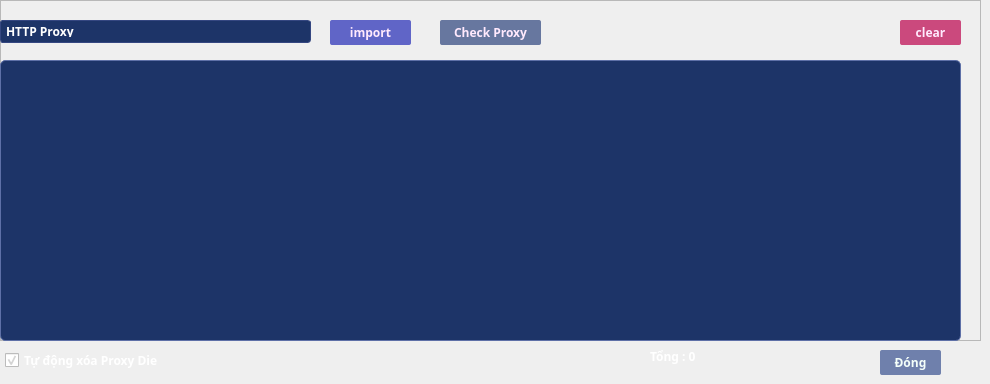
       <widget class="QWidget" name="TabProxy">
        <attribute name="title">
         <string>Nhập Proxy</string>
        </attribute>
        <widget class="QFrame" name="frame_11">
         <property name="geometry">
          <rect>
           <x>0</x>
           <y>0</y>
           <width>981</width>
           <height>341</height>
          </rect>
         </property>
         <property name="styleSheet">
          <string notr="true"/>
         </property>
         <property name="frameShape">
          <enum>QFrame::StyledPanel</enum>
         </property>
         <property name="frameShadow">
          <enum>QFrame::Raised</enum>
         </property>
         <widget class="QComboBox" name="combo_proxy">
          <property name="geometry">
           <rect>
            <x>0</x>
            <y>20</y>
            <width>311</width>
            <height>23</height>
           </rect>
          </property>
          <property name="minimumSize">
           <size>
            <width>0</width>
            <height>0</height>
           </size>
          </property>
          <property name="font">
           <font>
            <family>MesloLGSDZ Nerd Font</family>
            <weight>75</weight>
            <bold>true</bold>
           </font>
          </property>
          <property name="cursor">
           <cursorShape>PointingHandCursor</cursorShape>
          </property>
          <property name="styleSheet">
           <string notr="true">QComboBox{
color: rgb(255, 255, 255);
border-radius:3px;
background-color: rgb(29, 52, 104);
padding:5px;
border:1px solid #354781;
}
QComboBox::drop-down {
	subcontrol-origin: padding;
	subcontrol-position: top right;
	width: 30px; 
	border-left-color: #788dca;
	border-left-style: solid;
	border-top-right-radius: 2px;
	border-bottom-right-radius: 3px;	
	background-position: center;
	background-repeat: no-reperat;
 }



QComboBox QAbstractItemView {
background-color: rgb(29, 52, 104);
	color: rgb(255, 255, 255);
    border: none; /* No border */
	 selection-background-color: #e0e3f7;
    selection-color: rgb(85, 98, 131); /* Selected item text color */
    border-radius: 4px;
}

QComboBox::item {
    background-color: transparent; /* Ensure background is transparent */
   color: rgb(85, 98, 131); /* White text color */
    border-radius: 4px; /* Apply rounded borders */
}

QComboBox::item:selected {
    background-color: rgb(190, 190, 190); /* Light background on selection */
    color: rgb(255, 255, 255); /* Maintain text color */
    border-radius: 4px; /* Ensure rounded borders are applied */
}</string>
          </property>
          <item>
           <property name="text">
            <string>HTTP Proxy</string>
           </property>
          </item>
          <item>
           <property name="text">
            <string>Socks 4 Proxy</string>
           </property>
          </item>
          <item>
           <property name="text">
            <string>Socks 5 Proxy</string>
           </property>
          </item>
          <item>
           <property name="text">
            <string>Free Proxy</string>
           </property>
          </item>
         </widget>
         <widget class="QPushButton" name="item_import">
          <property name="geometry">
           <rect>
            <x>330</x>
            <y>20</y>
            <width>81</width>
            <height>25</height>
           </rect>
          </property>
          <property name="font">
           <font>
            <family>MesloLGMDZ Nerd Font</family>
            <weight>75</weight>
            <bold>true</bold>
           </font>
          </property>
          <property name="cursor">
           <cursorShape>PointingHandCursor</cursorShape>
          </property>
          <property name="styleSheet">
           <string notr="true">

QPushButton{
border:none;
border-radius:2px;
background-color:#6065c7;
color: rgb(255, 233, 253);
}
QPushButton:hover{
border:none;
border-radius:3px;
color: rgb(255, 233, 253);
background-color:#6369ce;
}</string>
          </property>
          <property name="text">
           <string>import</string>
          </property>
         </widget>
         <widget class="QPushButton" name="item_ClearProxy">
          <property name="geometry">
           <rect>
            <x>900</x>
            <y>20</y>
            <width>61</width>
            <height>25</height>
           </rect>
          </property>
          <property name="font">
           <font>
            <family>MesloLGMDZ Nerd Font</family>
            <weight>75</weight>
            <bold>true</bold>
           </font>
          </property>
          <property name="cursor">
           <cursorShape>PointingHandCursor</cursorShape>
          </property>
          <property name="styleSheet">
           <string notr="true">

QPushButton{
border:none;
border-radius:2px;
background-color:#cb497d;
color: rgb(255, 233, 253);
}
QPushButton:hover{
border:none;
border-radius:3px;
color: rgb(255, 233, 253);
background-color: #d34c82;
}</string>
          </property>
          <property name="text">
           <string>clear</string>
          </property>
         </widget>
         <widget class="QPushButton" name="item_CheckProxy">
          <property name="geometry">
           <rect>
            <x>440</x>
            <y>20</y>
            <width>101</width>
            <height>25</height>
           </rect>
          </property>
          <property name="font">
           <font>
            <family>MesloLGMDZ Nerd Font</family>
            <weight>75</weight>
            <bold>true</bold>
           </font>
          </property>
          <property name="cursor">
           <cursorShape>PointingHandCursor</cursorShape>
          </property>
          <property name="styleSheet">
           <string notr="true">

QPushButton{
border:none;
border-radius:2px;
background-color: rgb(103, 119, 159);
color: rgb(255, 233, 253);
}
QPushButton:hover{
border:none;
border-radius:3px;
color: rgb(255, 233, 253);
background-color:#6c7ea7;
}</string>
          </property>
          <property name="text">
           <string>Check Proxy</string>
          </property>
         </widget>
         <widget class="QPlainTextEdit" name="plain_Proxy">
          <property name="geometry">
           <rect>
            <x>0</x>
            <y>60</y>
            <width>961</width>
            <height>281</height>
           </rect>
          </property>
          <property name="minimumSize">
           <size>
            <width>0</width>
            <height>0</height>
           </size>
          </property>
          <property name="maximumSize">
           <size>
            <width>16777215</width>
            <height>16777215</height>
           </size>
          </property>
          <property name="font">
           <font>
            <family>MesloLGSDZ Nerd Font</family>
            <pointsize>10</pointsize>
           </font>
          </property>
          <property name="styleSheet">
           <string notr="true">
QPlainTextEdit{
background-color:rgba(29,52,104,255);
color: rgb(255, 255, 255);
border-radius:5px;
padding:5px;
border:1px solid  #5e70a7;
}
QPlainTextEdit:hover{
color: rgb(255, 255, 255);
border-radius:5px;
border:1px solid  #415485;
}
QFrame{
border-radius:5px;
}
</string>
          </property>
          <property name="tabChangesFocus">
           <bool>true</bool>
          </property>
          <property name="lineWrapMode">
           <enum>QPlainTextEdit::NoWrap</enum>
          </property>
          <property name="plainText">
           <string/>
          </property>
          <property name="backgroundVisible">
           <bool>false</bool>
          </property>
          <property name="centerOnScroll">
           <bool>true</bool>
          </property>
          <property name="placeholderText">
           <string>Nhập Proxy</string>
          </property>
         </widget>
        </widget>
        <widget class="QPushButton" name="item_closeProxy">
         <property name="geometry">
          <rect>
           <x>880</x>
           <y>350</y>
           <width>61</width>
           <height>25</height>
          </rect>
         </property>
         <property name="font">
          <font>
           <family>MesloLGMDZ Nerd Font</family>
           <weight>75</weight>
           <bold>true</bold>
          </font>
         </property>
         <property name="cursor">
          <cursorShape>PointingHandCursor</cursorShape>
         </property>
         <property name="styleSheet">
          <string notr="true">
QPushButton{
border:none;
border-radius:2px;
background-color: rgb(111, 128, 172);
color: rgb(244, 255, 250);
}
QPushButton:hover{
border:none;
border-radius:3px;
	color: rgb(244, 255, 250);
	background-color: rgb(127, 147, 197);
}</string>
         </property>
         <property name="text">
          <string>Đóng</string>
         </property>
        </widget>
        <widget class="QCheckBox" name="checkBox">
         <property name="geometry">
          <rect>
           <x>5</x>
           <y>350</y>
           <width>201</width>
           <height>21</height>
          </rect>
         </property>
         <property name="font">
          <font>
           <family>MesloLGLDZ Nerd Font</family>
           <weight>75</weight>
           <bold>true</bold>
          </font>
         </property>
         <property name="styleSheet">
          <string notr="true">color: rgb(255, 255, 255);</string>
         </property>
         <property name="text">
          <string>Tự động xóa Proxy Die</string>
         </property>
         <property name="checked">
          <bool>true</bool>
         </property>
        </widget>
        <widget class="QLabel" name="label_5">
         <property name="geometry">
          <rect>
           <x>650</x>
           <y>346</y>
           <width>101</width>
           <height>20</height>
          </rect>
         </property>
         <property name="font">
          <font>
           <family>MesloLGLDZ Nerd Font</family>
           <weight>75</weight>
           <bold>true</bold>
          </font>
         </property>
         <property name="styleSheet">
          <string notr="true">color: rgb(255, 255, 255);</string>
         </property>
         <property name="text">
          <string>Tổng : 0</string>
         </property>
        </widget>
       </widget>
